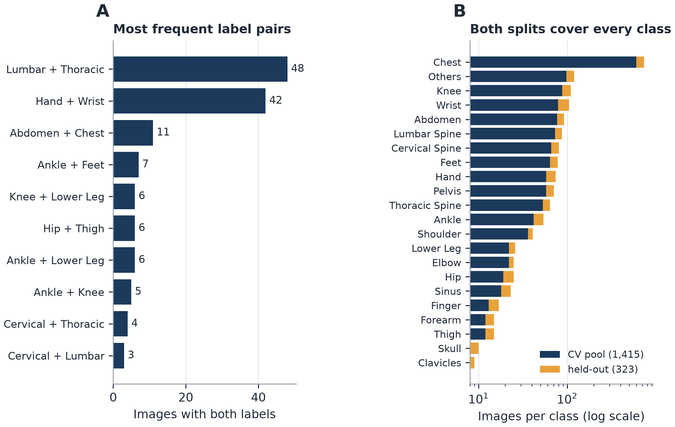
#> input picture experiments/latex/figures/c1_pairs_split.png, 675 x 427 px, shrunk from 2268 x 1437 before the run; its folder holds 4 pictures in this run
$ python trim.py
#> lines starting #> are read from the running program, lines starting #| are printed output that depends on the picture; after the words box and inside, x2 and y2 are one past the last pixel; in counts of white or black regions, pixels touching at a corner belong together
import glob
from PIL import Image, ImageChops
for f in glob.glob("latex/figures/*.png"):
    im=Image.open(f).convert("RGB")
#> im is the input picture: PIL image 675x427 RGB; mean R, G, B 226.9, 229.6, 232.5
    bg=Image.new("RGB",im.size,(255,255,255))
#> bg: PIL image 675x427 RGB; every value is 255
    diff=ImageChops.difference(im,bg).convert("L").point(lambda p:255 if p>12 else 0)
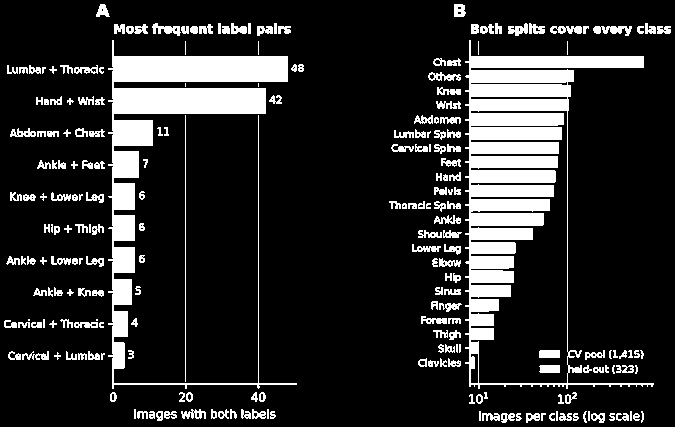
#> diff: PIL image 675x427 L; 16.6% white; 231 white regions (22 under 20 px), largest, box (x1, y1, x2, y2) and area: (465, 40, 654, 389) 20036, (108, 40, 297, 389) 14361, (185, 115, 186, 382) 267
    bb=diff.getbbox()
#> bb = (4, 4, 671, 423)
    if not bb: continue
    m=14; x0,y0,x1,y1=bb
#> after `x0, y0, x1, y1 = bb`: x0 = 4; y0 = 4; x1 = 671; y1 = 423
    box=(max(0,x0-m),max(0,y0-m),min(im.width,x1+m),min(im.height,y1+m))
#> box = (0, 0, 675, 427)
    if box!=(0,0,im.width,im.height):
        im.crop(box).save(f); print(f,im.size,"->",(box[2]-box[0],box[3]-box[1]))
#> pass 2 of the loop `for f in glob.glob("latex/figures/*.png"):`:
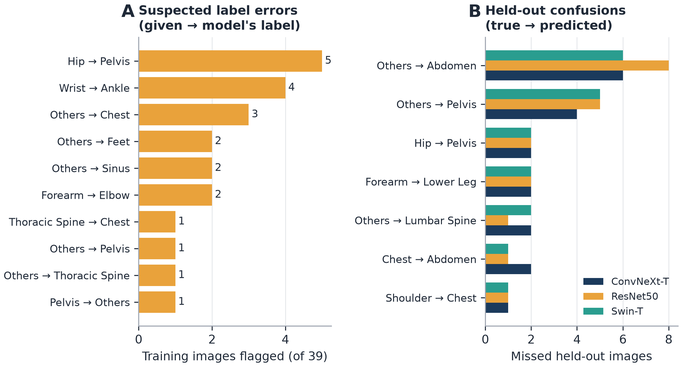
#> input picture experiments/latex/figures/c2_audit_confusions.png, 683 x 367 px, shrunk from 2297 x 1233 before the run
#> im is the input picture: PIL image 683x367 RGB; mean R, G, B 238, 234.7, 226.5
#> bg: PIL image 683x367 RGB; every value is 255
#> `diff=ImageChops.difference(im,bg).convert("L").point(lambda p:255 if p..`:
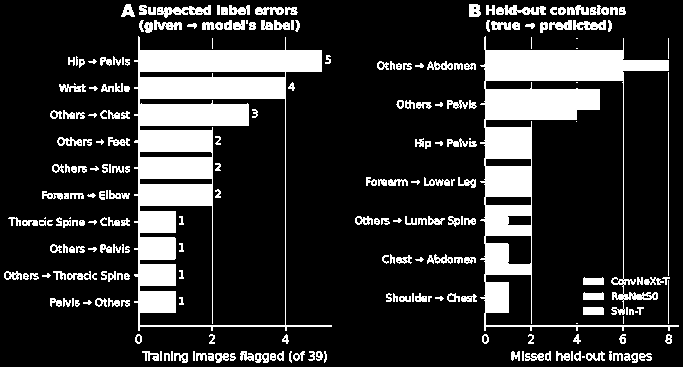
#> diff: PIL image 683x367 L; 19.2% white; 249 white regions (26 under 20 px), largest, box (x1, y1, x2, y2) and area: (134, 36, 332, 331) 19096, (480, 36, 679, 331) 15540, (157, 5, 211, 18) 362
#> bb = (4, 4, 679, 363)
#> x1 = 679; y1 = 363
#> box = (0, 0, 683, 367)
#> pass 3 of the loop `for f in glob.glob("latex/figures/*.png"):`:
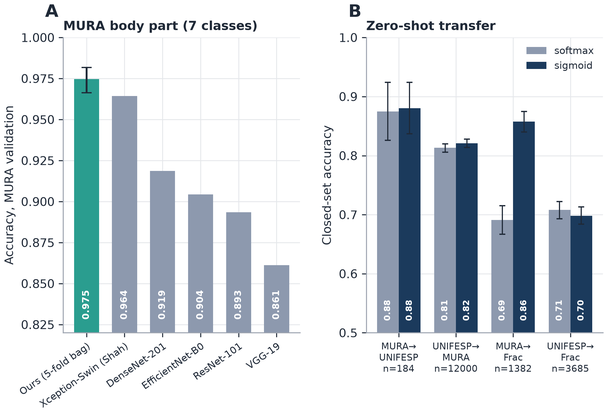
#> input picture experiments/latex/figures/c3_mura_transfer.png, 608 x 412 px, shrunk from 2043 x 1386 before the run
#> im is the input picture: PIL image 608x412 RGB; mean R, G, B 214.8, 221.4, 226.3
#> bg: PIL image 608x412 RGB; every value is 255
#> `diff=ImageChops.difference(im,bg).convert("L").point(lambda p:255 if p..`:
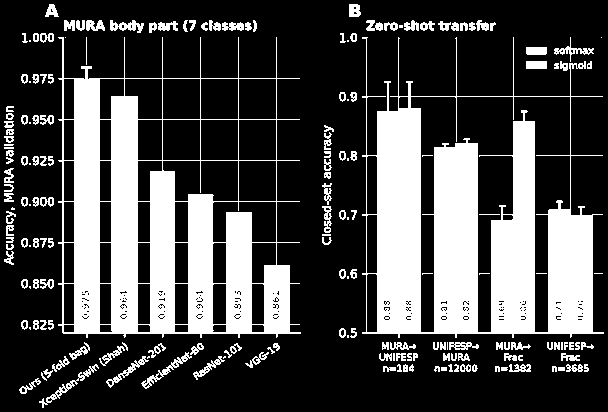
#> diff: PIL image 608x412 L; 28.1% white; 188 white regions (32 under 20 px), largest, box (x1, y1, x2, y2) and area: (362, 37, 604, 338) 32376, (58, 37, 301, 338) 28002, (39, 364, 99, 408) 318
#> bb = (4, 4, 604, 408)
#> x1 = 604; y1 = 408
#> box = (0, 0, 608, 412)
#> the loop made 4 passes; the first 3 are shown
